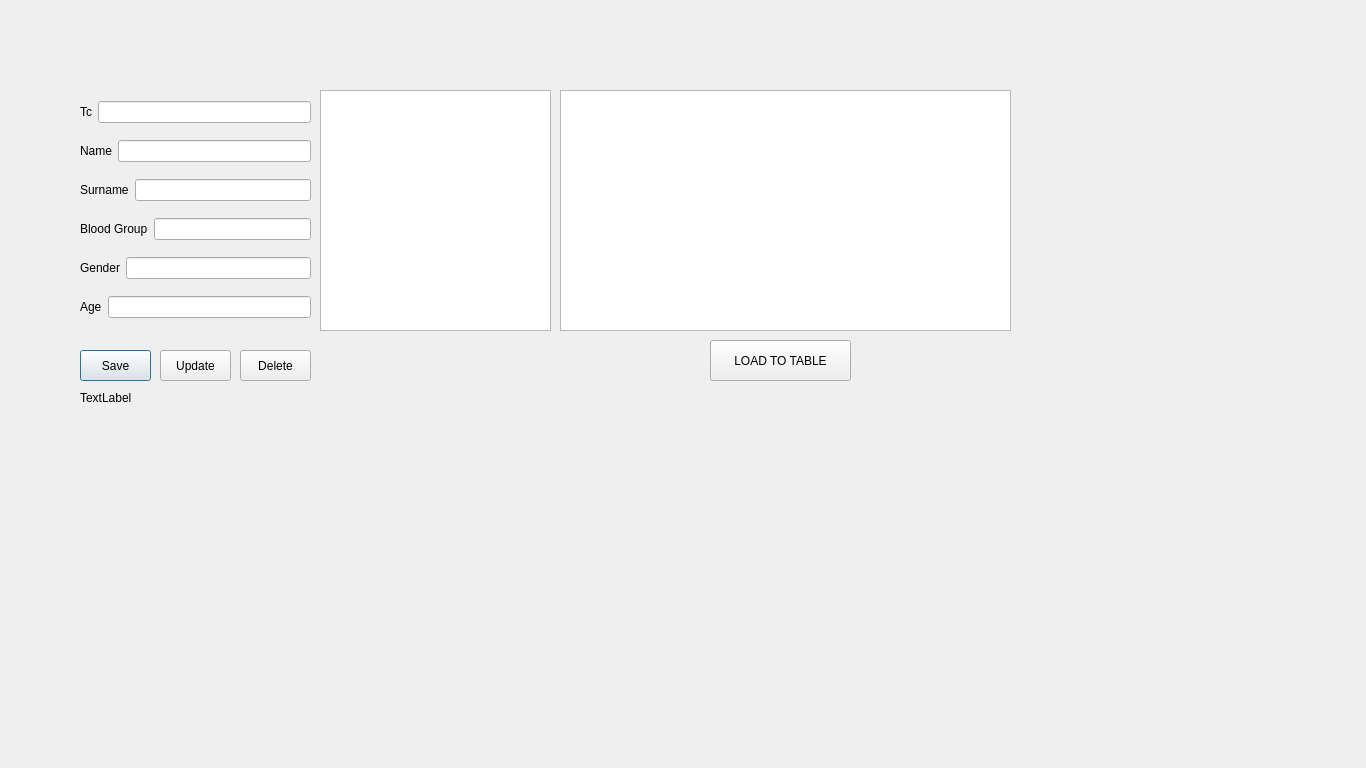
<?xml version="1.0" encoding="UTF-8"?>
<ui version="4.0">
 <class>EmployeeInfo</class>
 <widget class="QDialog" name="EmployeeInfo">
  <property name="geometry">
   <rect>
    <x>0</x>
    <y>0</y>
    <width>1366</width>
    <height>768</height>
   </rect>
  </property>
  <property name="windowTitle">
   <string>Dialog</string>
  </property>
  <widget class="QPushButton" name="pushButton">
   <property name="geometry">
    <rect>
     <x>80</x>
     <y>350</y>
     <width>71</width>
     <height>31</height>
    </rect>
   </property>
   <property name="text">
    <string>Save</string>
   </property>
  </widget>
  <widget class="QLabel" name="label_sec_status">
   <property name="geometry">
    <rect>
     <x>80</x>
     <y>390</y>
     <width>211</width>
     <height>16</height>
    </rect>
   </property>
   <property name="text">
    <string>TextLabel</string>
   </property>
  </widget>
  <widget class="QWidget" name="layoutWidget">
   <property name="geometry">
    <rect>
     <x>80</x>
     <y>90</y>
     <width>231</width>
     <height>241</height>
    </rect>
   </property>
   <layout class="QVBoxLayout" name="verticalLayout">
    <item>
     <layout class="QHBoxLayout" name="horizontalLayout_5">
      <item>
       <widget class="QLabel" name="label_5">
        <property name="text">
         <string>Tc</string>
        </property>
       </widget>
      </item>
      <item>
       <widget class="QLineEdit" name="txt_tc"/>
      </item>
     </layout>
    </item>
    <item>
     <layout class="QHBoxLayout" name="horizontalLayout">
      <item>
       <widget class="QLabel" name="label">
        <property name="text">
         <string>Name</string>
        </property>
       </widget>
      </item>
      <item>
       <widget class="QLineEdit" name="txt_name"/>
      </item>
     </layout>
    </item>
    <item>
     <layout class="QHBoxLayout" name="horizontalLayout_2">
      <item>
       <widget class="QLabel" name="label_2">
        <property name="text">
         <string>Surname</string>
        </property>
       </widget>
      </item>
      <item>
       <widget class="QLineEdit" name="txt_surname"/>
      </item>
     </layout>
    </item>
    <item>
     <layout class="QHBoxLayout" name="horizontalLayout_6">
      <item>
       <widget class="QLabel" name="label_6">
        <property name="text">
         <string>Blood Group</string>
        </property>
       </widget>
      </item>
      <item>
       <widget class="QLineEdit" name="txt_blood_group"/>
      </item>
     </layout>
    </item>
    <item>
     <layout class="QHBoxLayout" name="horizontalLayout_3">
      <item>
       <widget class="QLabel" name="label_3">
        <property name="text">
         <string>Gender</string>
        </property>
       </widget>
      </item>
      <item>
       <widget class="QLineEdit" name="txt_gender"/>
      </item>
     </layout>
    </item>
    <item>
     <layout class="QHBoxLayout" name="horizontalLayout_4">
      <item>
       <widget class="QLabel" name="label_4">
        <property name="text">
         <string>Age</string>
        </property>
       </widget>
      </item>
      <item>
       <widget class="QLineEdit" name="txt_age"/>
      </item>
     </layout>
    </item>
   </layout>
  </widget>
  <widget class="QPushButton" name="pushButton_Edit">
   <property name="geometry">
    <rect>
     <x>160</x>
     <y>350</y>
     <width>71</width>
     <height>31</height>
    </rect>
   </property>
   <property name="text">
    <string>Update</string>
   </property>
  </widget>
  <widget class="QPushButton" name="pushButton_Delete">
   <property name="geometry">
    <rect>
     <x>240</x>
     <y>350</y>
     <width>71</width>
     <height>31</height>
    </rect>
   </property>
   <property name="text">
    <string>Delete</string>
   </property>
  </widget>
  <widget class="QTableView" name="tableView">
   <property name="geometry">
    <rect>
     <x>560</x>
     <y>90</y>
     <width>451</width>
     <height>241</height>
    </rect>
   </property>
  </widget>
  <widget class="QPushButton" name="pushButton_load_tbl">
   <property name="geometry">
    <rect>
     <x>710</x>
     <y>340</y>
     <width>141</width>
     <height>41</height>
    </rect>
   </property>
   <property name="text">
    <string>LOAD TO TABLE</string>
   </property>
  </widget>
  <widget class="QListView" name="listView">
   <property name="geometry">
    <rect>
     <x>320</x>
     <y>90</y>
     <width>231</width>
     <height>241</height>
    </rect>
   </property>
  </widget>
 </widget>
 <resources/>
 <connections/>
</ui>
